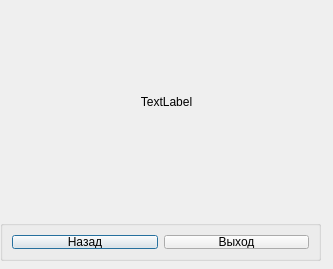
<?xml version="1.0" encoding="UTF-8"?>
<ui version="4.0">
 <class>answer_win</class>
 <widget class="QDialog" name="answer_win">
  <property name="geometry">
   <rect>
    <x>0</x>
    <y>0</y>
    <width>333</width>
    <height>269</height>
   </rect>
  </property>
  <property name="windowTitle">
   <string>Dialog</string>
  </property>
  <widget class="QGroupBox" name="groupBox">
   <property name="geometry">
    <rect>
     <x>0</x>
     <y>220</y>
     <width>321</width>
     <height>41</height>
    </rect>
   </property>
   <property name="title">
    <string/>
   </property>
   <layout class="QHBoxLayout" name="horizontalLayout">
    <item>
     <widget class="QPushButton" name="cancel_butt">
      <property name="text">
       <string>Назад</string>
      </property>
     </widget>
    </item>
    <item>
     <widget class="QPushButton" name="exit_butt">
      <property name="text">
       <string>Выход</string>
      </property>
     </widget>
    </item>
   </layout>
  </widget>
  <widget class="QLabel" name="label">
   <property name="geometry">
    <rect>
     <x>6</x>
     <y>6</y>
     <width>321</width>
     <height>191</height>
    </rect>
   </property>
   <property name="text">
    <string>TextLabel</string>
   </property>
   <property name="alignment">
    <set>Qt::AlignCenter</set>
   </property>
  </widget>
 </widget>
 <resources/>
 <connections/>
</ui>
